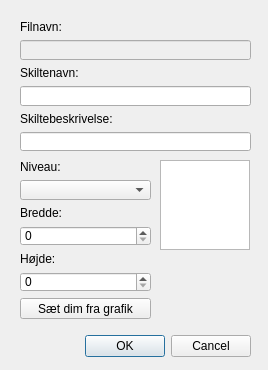
<?xml version="1.0" encoding="UTF-8"?>
<ui version="4.0">
 <class>Dialog</class>
 <widget class="QDialog" name="Dialog">
  <property name="geometry">
   <rect>
    <x>0</x>
    <y>0</y>
    <width>268</width>
    <height>370</height>
   </rect>
  </property>
  <property name="windowTitle">
   <string>Tilføj/rediger skilte</string>
  </property>
  <widget class="QDialogButtonBox" name="buttonBox">
   <property name="geometry">
    <rect>
     <x>20</x>
     <y>330</y>
     <width>231</width>
     <height>32</height>
    </rect>
   </property>
   <property name="orientation">
    <enum>Qt::Horizontal</enum>
   </property>
   <property name="standardButtons">
    <set>QDialogButtonBox::Cancel|QDialogButtonBox::Ok</set>
   </property>
  </widget>
  <widget class="QWidget" name="verticalLayoutWidget">
   <property name="geometry">
    <rect>
     <x>20</x>
     <y>20</y>
     <width>231</width>
     <height>131</height>
    </rect>
   </property>
   <layout class="QVBoxLayout" name="verticalLayout">
    <item>
     <widget class="QLabel" name="label_6">
      <property name="text">
       <string>Filnavn:</string>
      </property>
     </widget>
    </item>
    <item>
     <widget class="QLineEdit" name="showFileName">
      <property name="enabled">
       <bool>false</bool>
      </property>
     </widget>
    </item>
    <item>
     <widget class="QLabel" name="label">
      <property name="text">
       <string>Skiltenavn:</string>
      </property>
     </widget>
    </item>
    <item>
     <widget class="QLineEdit" name="editSignName"/>
    </item>
    <item>
     <widget class="QLabel" name="label_2">
      <property name="text">
       <string>Skiltebeskrivelse:</string>
      </property>
     </widget>
    </item>
    <item>
     <widget class="QLineEdit" name="editSignDescription"/>
    </item>
   </layout>
  </widget>
  <widget class="QGraphicsView" name="signView">
   <property name="geometry">
    <rect>
     <x>160</x>
     <y>160</y>
     <width>90</width>
     <height>90</height>
    </rect>
   </property>
  </widget>
  <widget class="QWidget" name="verticalLayoutWidget_2">
   <property name="geometry">
    <rect>
     <x>20</x>
     <y>160</y>
     <width>131</width>
     <height>160</height>
    </rect>
   </property>
   <layout class="QVBoxLayout" name="verticalLayout_2">
    <item>
     <widget class="QLabel" name="label_3">
      <property name="text">
       <string>Niveau:</string>
      </property>
     </widget>
    </item>
    <item>
     <widget class="QComboBox" name="cmbLevel"/>
    </item>
    <item>
     <widget class="QLabel" name="label_4">
      <property name="text">
       <string>Bredde:</string>
      </property>
     </widget>
    </item>
    <item>
     <widget class="QSpinBox" name="editWidth"/>
    </item>
    <item>
     <widget class="QLabel" name="label_5">
      <property name="text">
       <string>Højde:</string>
      </property>
     </widget>
    </item>
    <item>
     <widget class="QSpinBox" name="editHeight"/>
    </item>
    <item>
     <widget class="QPushButton" name="btnSetDim">
      <property name="text">
       <string>Sæt dim fra grafik</string>
      </property>
     </widget>
    </item>
   </layout>
  </widget>
 </widget>
 <resources/>
 <connections>
  <connection>
   <sender>buttonBox</sender>
   <signal>accepted()</signal>
   <receiver>Dialog</receiver>
   <slot>accept()</slot>
   <hints>
    <hint type="sourcelabel">
     <x>248</x>
     <y>254</y>
    </hint>
    <hint type="destinationlabel">
     <x>157</x>
     <y>274</y>
    </hint>
   </hints>
  </connection>
  <connection>
   <sender>buttonBox</sender>
   <signal>rejected()</signal>
   <receiver>Dialog</receiver>
   <slot>reject()</slot>
   <hints>
    <hint type="sourcelabel">
     <x>316</x>
     <y>260</y>
    </hint>
    <hint type="destinationlabel">
     <x>286</x>
     <y>274</y>
    </hint>
   </hints>
  </connection>
 </connections>
</ui>
